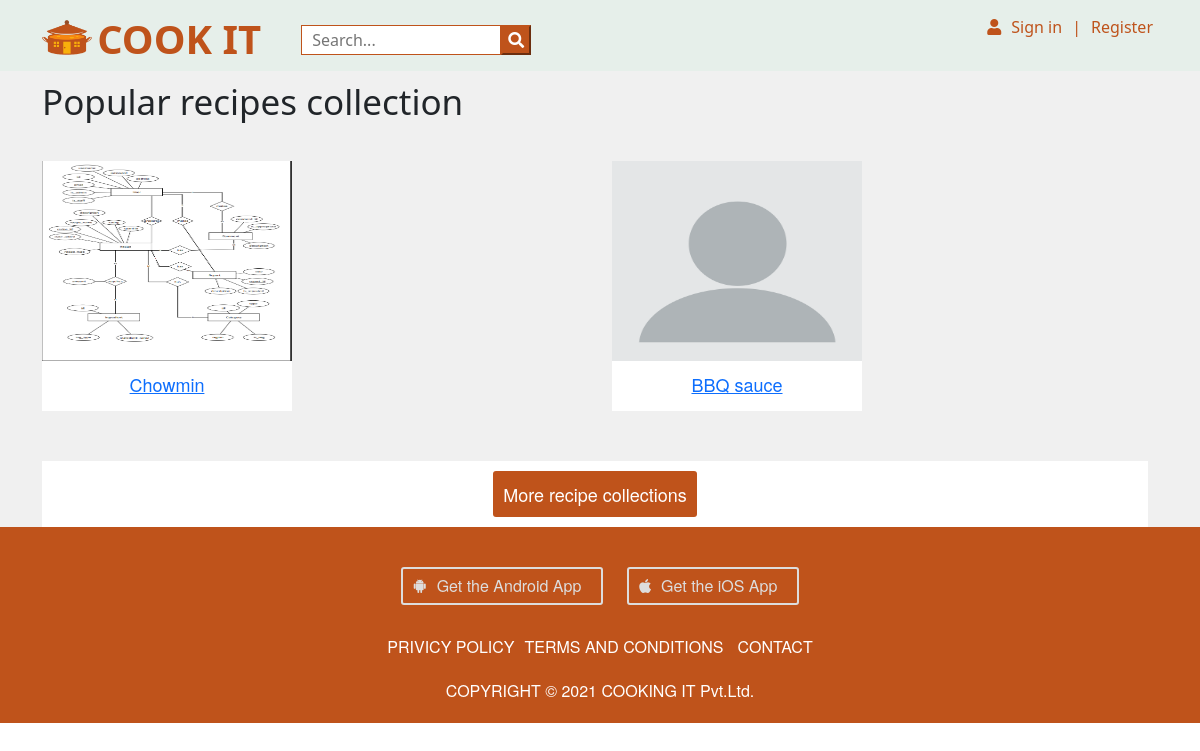
Screenshot of /view/ with the database file from the repository.
### app_recipe/models.py (models this page shows, shortened)
class Recipe(models.Model):
    recipe_name     = models.CharField(max_length= 100, blank = False, null= False)
    description     = models.TextField(blank= False, null= False)
    quantity        = models.CharField(max_length= 30, null=True, blank= True)
    date_added      = models.DateTimeField(auto_now_add= True, blank= False)
    recipe_type     = models.ForeignKey(Category,
                            blank= True, null= True,
                            on_delete = models.CASCADE
                            )
    created_by      = models.ForeignKey(
                    CustomUser,
                    on_delete=models.CASCADE
        )
    image_file      = models.ImageField(null = True, blank = True,default = 'image_default.png')

### app_recipe/views.py (the view)
# urls.py: path('view/', all_recipes,name = 'all_recipes'),
def all_recipes(request):
    recipe = Recipe.objects.all()
    return render(request,'app_recipe/all_recipes.html',{ 'recipes': recipe })

### app_recipe/templates/app_recipe/all_recipes.html
{% extends 'app_recipe/base.html' %}
{% load static %}
{% block content %}
<div class="background1">
    <div class="container">
        <div class="popular">
            <h3>Popular recipes collection </h3>
        </div>
        <div class="row">
            {% for recipe in recipes %}
			<div class="col-sm">
				<img class="pho" src="{{ recipe.image_file.url }}">
				<div class="col-sm">
					<div class="colm">
						<a href="{% url 'app_recipe:view_recipe' id=recipe.id  %}"><span>{{ recipe.recipe_name }}</span></a>
					</div>
				</div>
			</div>
			{% endfor %}
        </div>
    </div>
    <div class="container">
        <div class="wrapper">
            <span class="visible">
                <span class="inner">
                    More recipe collections
                </span>
            </span>
        </div>
    </div>
</div>
{% endblock %}

### app_recipe/static/app_recipe/css/cookit.css (style rules this page uses)
* { margin: 0; padding: 0; box-sizing: border-box; }
body { font-family: Muli,Helvetica Neue,sans-serif; line-height: 1.7em; }
a { color: #333; text-decoration: none; }
.container { margin: auto; max-width: 1100px; }
.background1 { background-color:#f0f0f0 ; }
.popular h3 { font-size: 35px; }
.popular { padding-top: 10px; margin: auto; }
.pho { margin-top: 30px; height: 200px; width: 250px; }
.colm { padding: 10px; text-align: center; height: 50px; width: 250px; margin-bottom: 30px; background-color: #fff; font-size: 18px; font-family: Muli, "Helvetica Neue", sans-serif; }
span { padding-top: 30px; }
.wrapper { background-color: #fff; padding: 20px; line-height: 0; margin-top: 20px; margin-right: 10px; text-align: center; }
.inner { line-height: 26px; line-height: 1.625rem; }
.visible { font-size: 18px; height:auto; width: 350px; background-color: #bf531b; border-radius: 3px; color: #fff; font-family: Muli, "Helvetica Neue", sans-serif; justify-content: center; padding: 10px; text-align: center; margin: auto; }

### rows the page displays
Recipe: image_file (picture), recipe_name "Chowmin"
Recipe: image_file (placeholder picture), recipe_name "BBQ sauce"
